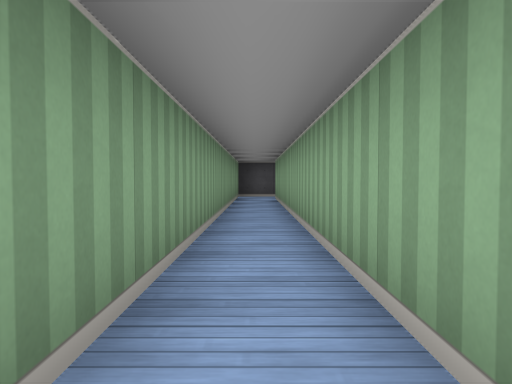
view 1 (above)

13 first-person views from a walk through a cub3D level. The camera is about half as high as the walls, tilts 2° down and sees 70° across. The floor is counted in squares. Each view is taken from the middle of a square. On the plan, view 1 faces up. The plan holds only what a view shows up to about 9 squares ahead; the rest is blank.

view 2
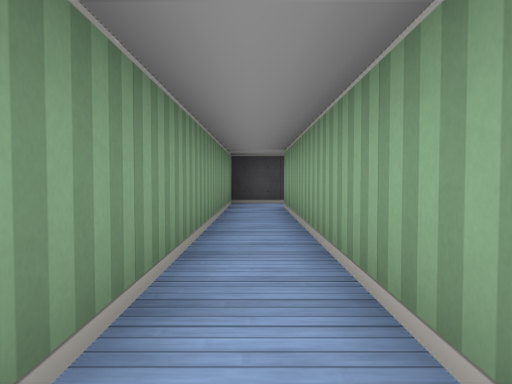

view 3
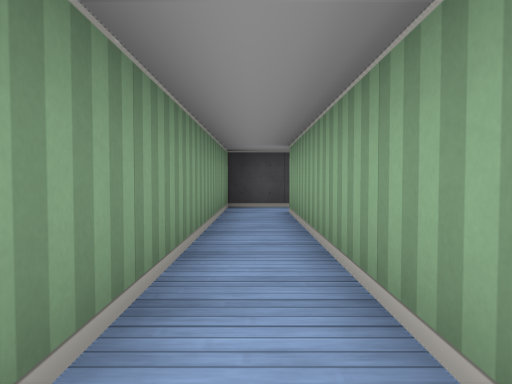

view 4
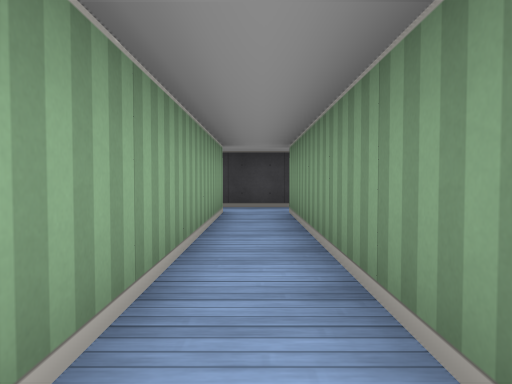

view 5
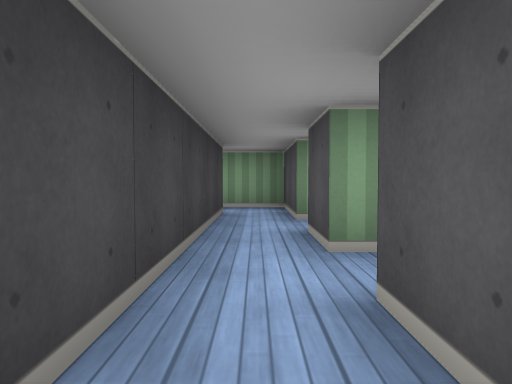

view 6
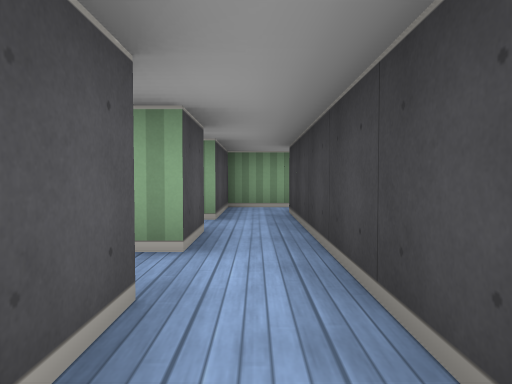

view 7
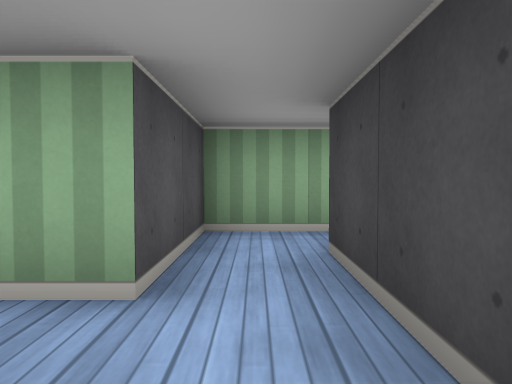

view 8
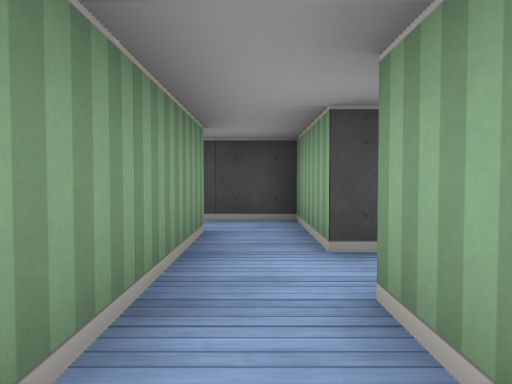

view 9
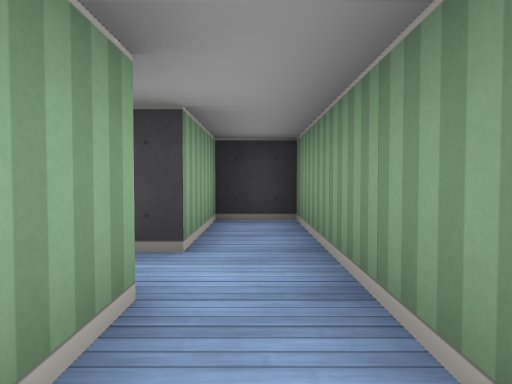

view 10
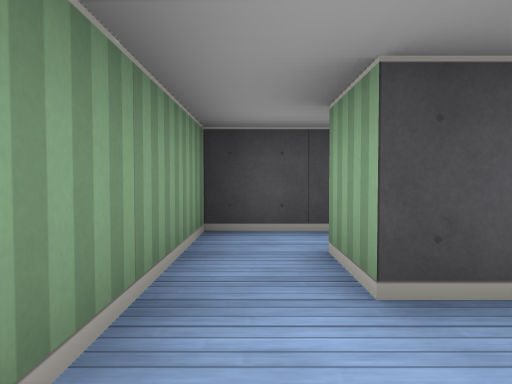

view 11
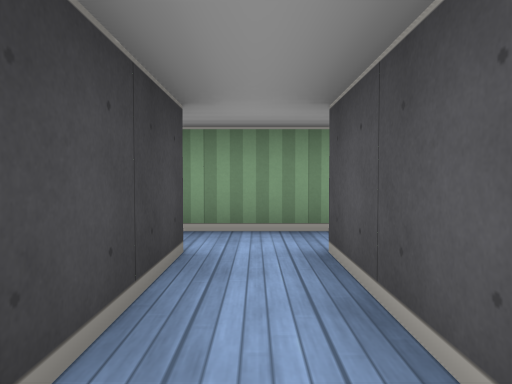

view 12
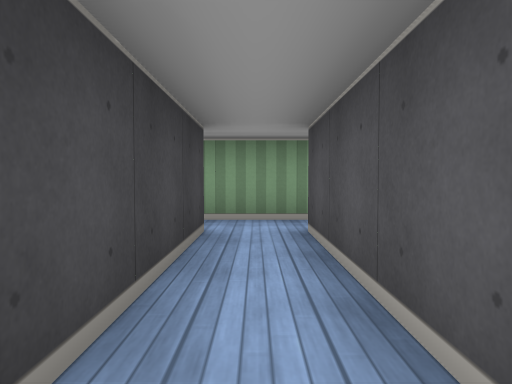

view 13
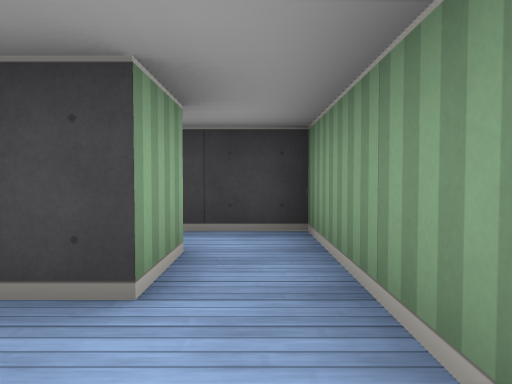

### Floor plan
Ten units are one square. View 1 is at (0, 0); x grows to the right and y downward. Boxes are objects, and circles mark ways between rooms. Rooms are numbered by the first view taken in them; rooms with no view inside come last. Other rooms are left out.
<svg viewBox="-50 -110 85 160">
<path fill="none" stroke="#000" d="M5 -5 5 -95M6 -105 -5 -105 -5 -5 -15 -5M-15 5 5 5M5 5 15 5 15 15M25 15 25 -5 5 -5M-35 -5 -45 -5 -45 5M15 15 15 45 25 45 25 25M-6 15 -35 15 -35 5M-35 35 -35 25 -6 25M-45 5 -45 35M-45 35 -45 45 -32 45"/>
<circle cx="10" cy="0" r="3" fill="#2a7"/>
<circle cx="20" cy="10" r="3" fill="#2a7"/>
<circle cx="-40" cy="10" r="3" fill="#2a7"/>
<circle cx="-40" cy="30" r="3" fill="#2a7"/>
<text x="0" y="-50">1</text>
<text x="20" y="0">2</text>
<text x="-40" y="0">3</text>
<text x="20" y="30">4</text>
<text x="-20" y="20">5</text>
<text x="-40" y="40">6</text>
</svg>
Room 1 opens to room 2. Room 2 opens to room 4. Room 3 opens to room 5. Room 5 opens to room 6.

Where each view was taken, in squares from view 1:
view 1: 0 up, 0 right, facing up
view 2: 3 up, 0 right, facing up
view 3: 4 up, 0 right, facing up
view 4: 6 up, 0 right, facing down
view 5: 0 up, 2 right, facing left
view 6: 0 up, 4 left, facing right
view 7: 0 up, 1 left, facing right
view 8: 4 down, 2 right, facing up
view 9: 0 up, 2 right, facing down
view 10: 3 down, 4 left, facing up
view 11: 2 down, 1 left, facing left
view 12: 2 down, 0 right, facing left
view 13: 1 down, 4 left, facing down
